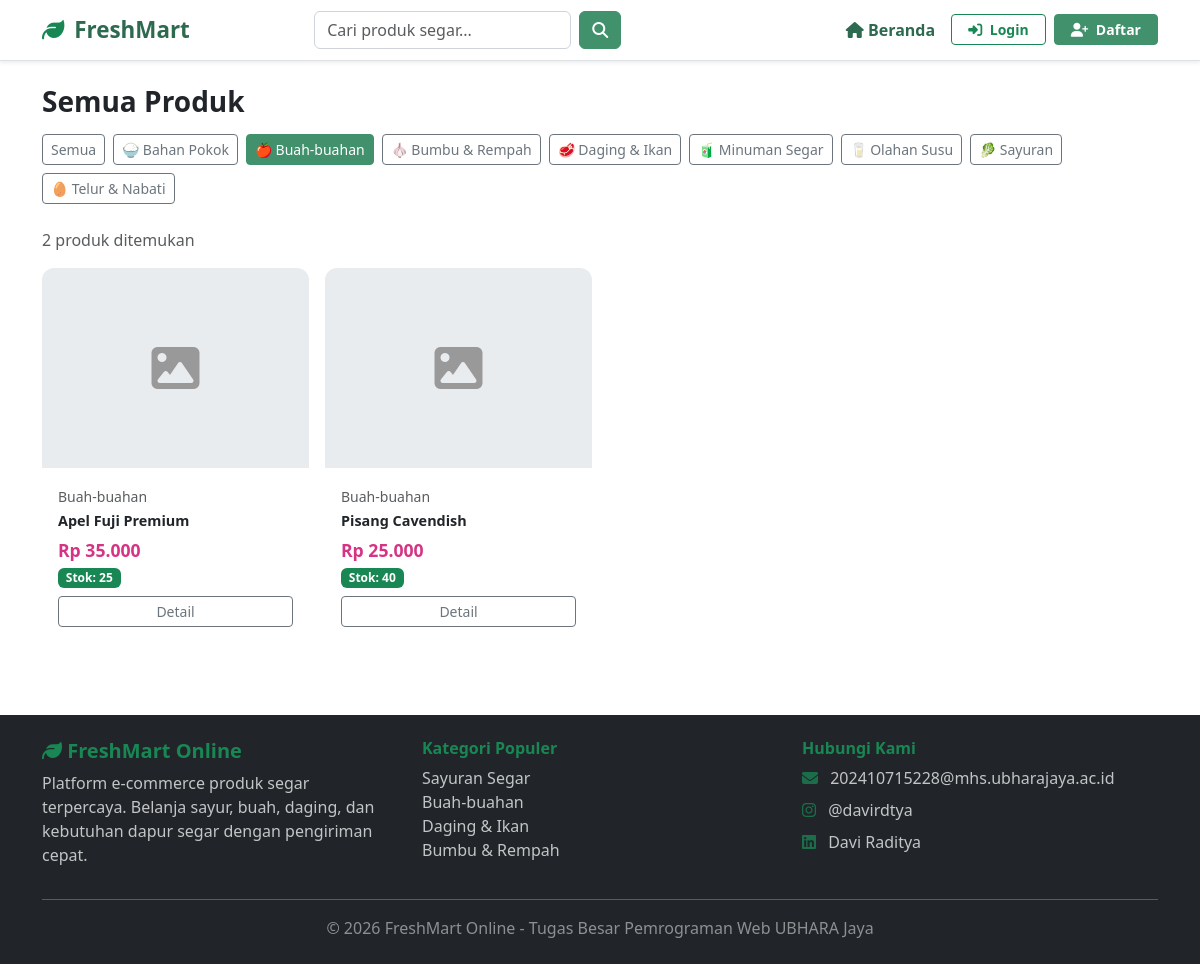
The page /src/views/public/search.php?category=2 on the database its author committed.
### tables this page shows
CREATE TABLE categories (
    id INT AUTO_INCREMENT PRIMARY KEY,
    name VARCHAR(100) NOT NULL,
    description TEXT,
    icon VARCHAR(50),
    created_at TIMESTAMP DEFAULT CURRENT_TIMESTAMP
);

CREATE TABLE products (
    id INT AUTO_INCREMENT PRIMARY KEY,
    seller_id INT NOT NULL,
    category_id INT NOT NULL,
    name VARCHAR(150) NOT NULL,
    description TEXT,
    price DECIMAL(10,2) NOT NULL,
    stock INT NOT NULL DEFAULT 0,
    weight_kg DECIMAL(5,2) DEFAULT 0.00,
    image VARCHAR(255) DEFAULT NULL,
    is_active TINYINT(1) DEFAULT 1,
    created_at TIMESTAMP DEFAULT CURRENT_TIMESTAMP,
    updated_at TIMESTAMP DEFAULT CURRENT_TIMESTAMP ON UPDATE CURRENT_TIMESTAMP,
    FOREIGN KEY (seller_id) REFERENCES users(id) ON DELETE CASCADE,
    FOREIGN KEY (category_id) REFERENCES categories(id) ON DELETE CASCADE
);

### src/config/database.php (called while the page is built, shortened)
<?php
function e($string) {
    return htmlspecialchars($string, ENT_QUOTES, 'UTF-8');
}
function formatRupiah($amount) {
    return 'Rp ' . number_format($amount, 0, ',', '.');
}

### src/views/public/search.php (the view, shortened to what this page needs)
<?php
require_once __DIR__ . '/../../config/database.php';
require_once __DIR__ . '/../partials/header.php';
$db = getDBConnection();
$searchQuery = trim($_GET['q'] ?? '');
$categoryFilter = intval($_GET['category'] ?? 0);
$where = ["p.is_active = 1"];
$params = [];
if ($categoryFilter > 0) {
    $where[] = "p.category_id = ?";
    $params[] = $categoryFilter;
}
$whereSQL = implode(' AND ', $where);
$sql = "SELECT p.*, c.name AS category_name, u.name AS seller_name
        FROM products p
        JOIN categories c ON p.category_id = c.id
        JOIN users u ON p.seller_id = u.id
        WHERE $whereSQL ORDER BY p.created_at DESC";
$stmt = $db->prepare($sql);
$stmt->execute($params);
$products = $stmt->fetchAll();
$categories = $db->query("SELECT * FROM categories ORDER BY name")->fetchAll();
?>
<div class="container py-4">
    <h3 class="fw-bold mb-3">
        <?php echo $searchQuery ? 'Hasil Pencarian: "' . e($searchQuery) . '"' : 'Semua Produk'; ?>
    </h3>
    <div class="mb-4">
        <form method="GET" class="d-flex flex-wrap gap-2">
            <a href="search.php?<?php echo $searchQuery ? 'q=' . urlencode($searchQuery) : ''; ?>"
               class="btn <?php echo $categoryFilter === 0 ? 'btn-green' : 'btn-outline-secondary'; ?> btn-sm">Semua</a>
            <?php foreach ($categories as $cat): ?>
                <a href="search.php?<?php echo 'category=' . $cat['id'] . ($searchQuery ? '&q=' . urlencode($searchQuery) : ''); ?>"
                   class="btn <?php echo $categoryFilter === $cat['id'] ? 'btn-green' : 'btn-outline-secondary'; ?> btn-sm">
                    <?php echo e($cat['icon'] . ' ' . $cat['name']); ?>
                </a>
            <?php endforeach; ?>
        </form>
    </div>
    <p class="text-muted mb-3"><?php echo count($products); ?> produk ditemukan</p>
    <div class="row g-3">
        <?php if (empty($products)): ?>
            <div class="col-12"><div class="alert alert-info">Tidak ada produk yang ditemukan.</div></div>
        <?php else: foreach ($products as $p): ?>
        <div class="col-6 col-md-3">
            <div class="card product-card">
                <?php if ($p['image']): ?>
                    <img src="<?php echo $baseUrl; ?>/src/uploads/products/<?php echo e($p['image']); ?>" class="card-img-top" alt="<?php echo e($p['name']); ?>">
                <?php else: ?>
                    <div class="no-image"><i class="fas fa-image"></i></div>
                <?php endif; ?>
                <div class="card-body">
                    <small class="text-muted"><?php echo e($p['category_name']); ?></small>
                    <h6 class="fw-bold mt-1" style="font-size:0.9rem;"><?php echo e($p['name']); ?></h6>
                    <div class="price"><?php echo formatRupiah($p['price']); ?></div>
                    <small class="badge bg-<?php echo $p['stock'] > 10 ? 'success' : ($p['stock'] > 0 ? 'warning text-dark' : 'danger'); ?>">
                        Stok: <?php echo $p['stock']; ?>
                    </small>
                    <div class="d-flex gap-2 mt-2">
                        <a href="product.php?id=<?php echo $p['id']; ?>" class="btn btn-sm btn-outline-secondary flex-grow-1">Detail</a>
                    </div>
                </div>
            </div>
        </div>
        <?php endforeach; endif; ?>
    </div>
</div>
<?php require_once __DIR__ . '/../partials/footer.php'; ?>

### src/assets/css/style.css (style rules this page uses)
.btn-green { background-color: #40916c; border-color: #40916c; color: white; }
.product-card { border: none; border-radius: 12px; overflow: hidden; transition: transform 0.2s, box-shadow 0.2s; height: 100%; }
.product-card .card-body { padding: 1rem; }
.product-card .price { color: #d63384; font-weight: 700; font-size: 1.1rem; }
.no-image { width: 100%; height: 200px; background-color: #e9ecef; display: flex; align-items: center; justify-content: center; color: #999; font-size: 3rem; }

### rows shown on the page
categories: icon+name "🍚 Bahan Pokok"
categories: icon+name "🍎 Buah-buahan"
categories: icon+name "🧄 Bumbu & Rempah"
categories: icon+name "🥩 Daging & Ikan"
categories: icon+name "🧃 Minuman Segar"
categories: icon+name "🥛 Olahan Susu"
categories: icon+name "🥬 Sayuran"
categories: icon+name "🥚 Telur & Nabati"
products: category.name "Buah-buahan", name "Apel Fuji Premium", price "Rp 35.000", stock "25"
products: category.name "Buah-buahan", name "Pisang Cavendish", price "Rp 25.000", stock "40"

### other values the page prints
count($products) "2"
